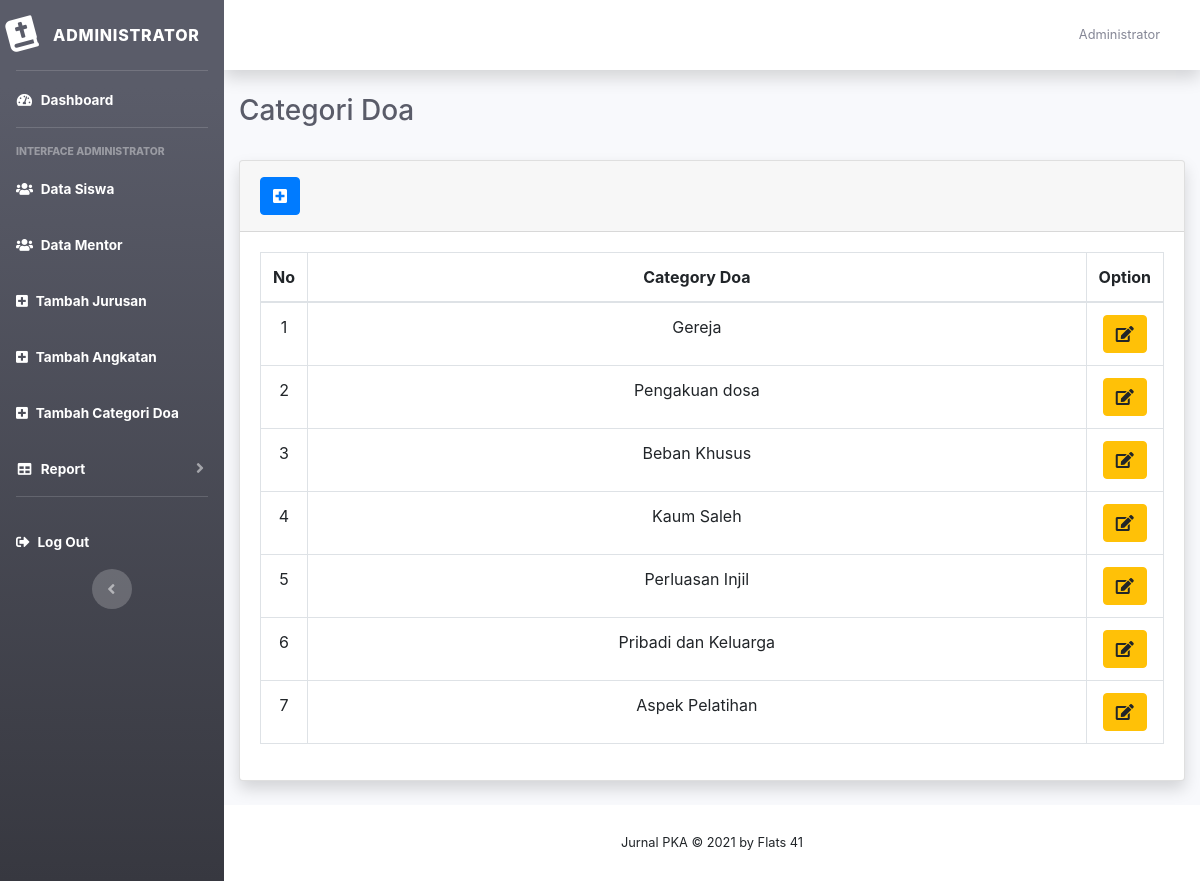
/admin/categoridoa.php (signed in), run on an earlier commit of the app's database.
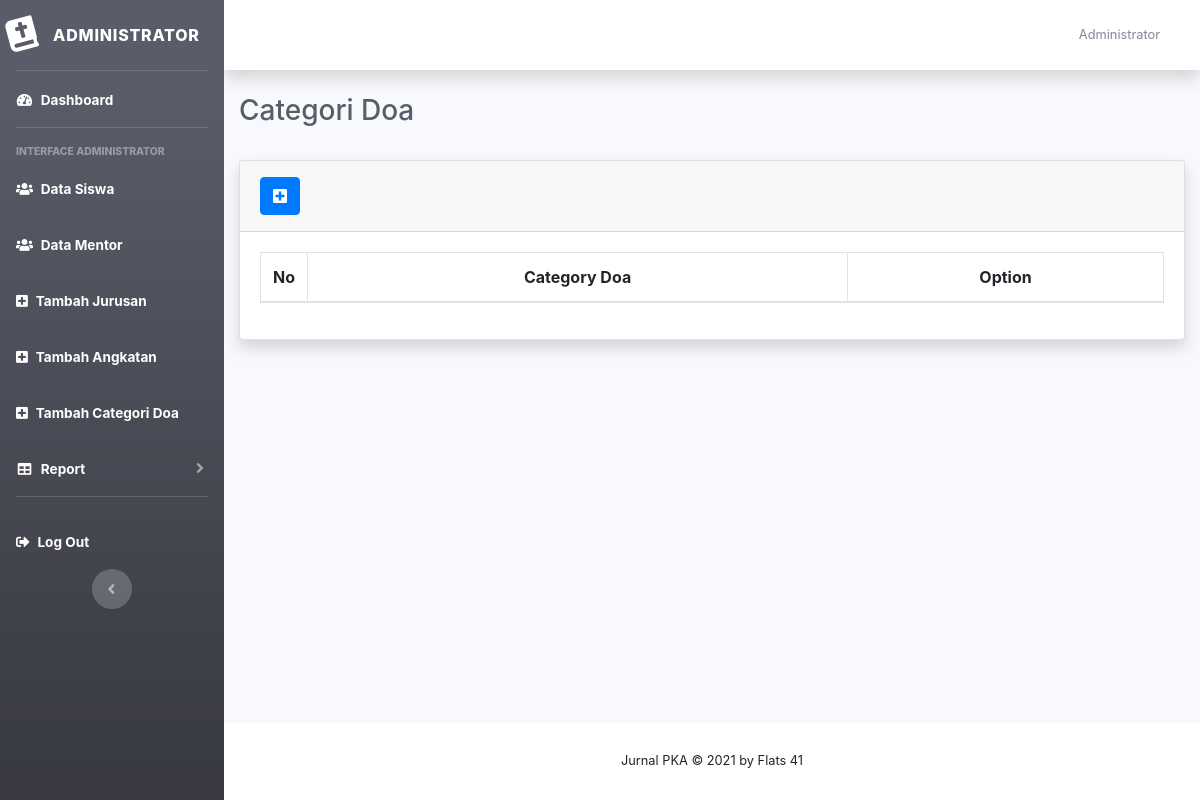
And on a later commit of the database.
### tables this page shows
CREATE TABLE `tb_categori_doa` (
  `categori_doa` varchar(50) NOT NULL,
  `id` int(2) NOT NULL
);

### admin/models/function.php (called while the page is built, shortened)
<?php
$conn = mysqli_connect("127.0.0.1", "root", "#dbabsensipka#", "jurnal");
function query($query)
{
    global $conn;
    $result = mysqli_query($conn, $query);
    $rows = [];
    while ($row = mysqli_fetch_assoc($result)) {
        $rows[] = $row;
    }
    return $rows;
}

### admin/categoridoa.php (the view, shortened to what this page needs)
<?php
include 'models/function.php';
$categori_doa = query("SELECT * FROM tb_categori_doa ORDER BY id DESC");
if (!isset($_SESSION['role'])) {
  echo "<script type='text/javascript'>alert('Anda harus login terlebih dahulu!');window.location='../index.php'</script>";
} else if ($_SESSION['role'] == "Siswa") {
  header("location:../siswa/index.php");
} else if ($_SESSION['role'] == "Mentor") {
  header("location:../mentor/index.php");
} else {
  $id = $_SESSION['id_Admin'];
  $get_data = mysqli_query($conn, "SELECT * FROM admin WHERE id='$id'");
  $data = mysqli_fetch_array($get_data);
}
?>
<!DOCTYPE html>
<html lang="en">
<head>
  <link href="../vendor/fontawesome-free/css/all.min.css" rel="stylesheet" type="text/css">
  <link href="../css/sb-admin-2.min.css" rel="stylesheet">
  <link href="../vendor/datatables/bootstrap.min.css" rel="stylesheet">
  <link href="../vendor/datatables/dataTables.bootstrap4.min.css" rel="stylesheet">
</head>
<body id="page-top">
  <div id="wrapper">
    <?php
    include 'template/sidebar_menu.php';
    ?>
    <div id="content-wrapper" class="d-flex flex-column">
      <div id="content">
        <?php
        include 'template/topbar_menu.php';
        ?>
        <div class="container-fluid">
          <div class="d-sm-flex align-items-center justify-content-between mb-4">
            <div class="group">
              <h1 class="h3 mb-mb-4 text-gray-800">Categori Doa</h1>
            </div>
          </div>
          <div class="card shadow mb-4 ">
            <div class="card-header py-3">
              <a href="" class="btn btn-primary" data-toggle="modal" data-target="#categorydoa"><i class="fas fa-plus-square"></i></a>
            </div>
            <div class="card-body">
              <div class="table-responsive overflow-hidden">
                <table class="table table-bordered mydatatable" id="dataTable" width="100%">
                  <thead class=" text-md-center">
                    <tr>
                      <th width="10">No</th>
                      <th>Category Doa</th>
                      <th>Option</th>
                    </tr>
                  </thead>
                  <tbody class=" text-md-center">
                    <?php $i = 1; ?>
                    <?php foreach ($categori_doa as $row) : ?>
                      <tr>
                        <td><?= $i; ?></td>
                        <td><?= $row["categori_doa"]; ?></td>
                        <td width="50">
                          <a id="edit_categori" data-toggle="modal" data-target="#edit" data-ctg="<?= $row["categori_doa"]; ?>" data-kode="<?= $row["id"]; ?>">
                            <button class="btn btn-info btn-warning"><i class="fa fa-edit"></i></button></a>
                        </td>
                      </tr>
                      <?php $i++; ?>
                    <?php endforeach; ?>
                  </tbody>
                </table>
              </div>
            </div>
          </div>
        </div>
      </div>
      <footer class="sticky-footer bg-white">
        <?php
        include 'template/footer.php';
        ?>
      </footer>
    </div>
  </div>
</body>
</html>

### admin/template/sidebar_menu.php (shortened to what this page needs)
<ul class="navbar-nav bg-gradient-dark sidebar sidebar-dark accordion" id="accordionSidebar">
    <a class="sidebar-brand d-flex align-items-center justify-content-center" href="">
        <div class="sidebar-brand-icon rotate-n-15">
            <i class="fas fa-bible"></i>
        </div>
        <div class="sidebar-brand-text mx-3">Administrator</div>
    </a>
    <hr class="sidebar-divider my-0">
    <li class="nav-item active">
        <a class="nav-link" href="index.php">
            <i class="fas fa-fw fa-tachometer-alt"></i>
            <span>Dashboard </span></a>
    </li>
    <hr class="sidebar-divider">
    <div class="sidebar-heading">
        Interface Administrator
    </div>
    <li class="nav-item active">
        <a class="nav-link" href="Siswa.php">
            <i class="fas fa-fw fa-users"></i>
            <span>Data Siswa</span></a>
    </li>
    <li class="nav-item active">
        <a class="nav-link" href="mentor.php">
            <i class="fas fa-fw fa-users"></i>
            <span>Data Mentor</span></a>
    </li>
    <li class="nav-item active">
        <a class="nav-link" href="jurusan.php">
            <i class="fas fa-plus-square"></i>
            <span>Tambah Jurusan</span></a>
    </li>
    <li class="nav-item active">
        <a class="nav-link" href="angkatan.php">
            <i class="fas fa-plus-square"></i>
            <span>Tambah Angkatan</span></a>
    </li>
    <li class="nav-item active">
        <a class="nav-link" href="categoridoa.php">
            <i class="fas fa-plus-square"></i>
            <span>Tambah Categori Doa</span></a>
    </li>
    <li class="nav-item active">
        <a class="nav-link collapsed" href="#" data-toggle="collapse" data-target="#collapseTwo" aria-expanded="true" aria-controls="collapseTwo">
            <i class="fas fa-fw fa-table"></i>
            <span>Report</span>
        </a>
    </li>
    <hr class="sidebar-divider d-none d-md-block">
    <li class="nav-item active">
        <a class="nav-link" data-toggle="modal" data-target="#logoutModal">
            <i class="fas fa-sign-out-alt"></i>
            <span>Log Out</span></a>
    </li>
    <div class="text-center d-none d-md-inline">
        <button class="rounded-circle border-0" id="sidebarToggle"></button>
    </div>
</ul>

### admin/template/topbar_menu.php (shortened to what this page needs)
<nav class="navbar navbar-expand navbar-light bg-white topbar mb-4 static-top shadow">
    <ul class="navbar-nav ml-auto">
        <li class="nav-item dropdown no-arrow">
            <a class="nav-link dropdown-toggle" href="#" id="userDropdown" role="button" data-toggle="dropdown" aria-haspopup="true" aria-expanded="false">
                <span class="mr-3 d-none d-lg-inline text-gray-600 small"> <?php echo $data['name']; ?></span>
            </a>
        </li>
    </ul>
</nav>

### admin/template/footer.php
<div class="container my-auto">
    <div class="copyright text-center my-auto">
        <span>Jurnal PKA &copy; 2021 by Flats 41</span>
    </div>
</div>

What changed in the data, as far as the page shows it:
removed tb_categori_doa: categori_doa "Gereja"
removed tb_categori_doa: categori_doa "Pengakuan dosa"
removed tb_categori_doa: categori_doa "Beban Khusus"
removed tb_categori_doa: categori_doa "Kaum Saleh"
removed tb_categori_doa: categori_doa "Perluasan Injil"
removed tb_categori_doa: categori_doa "Pribadi dan Keluarga"
removed tb_categori_doa: categori_doa "Aspek Pelatihan"
